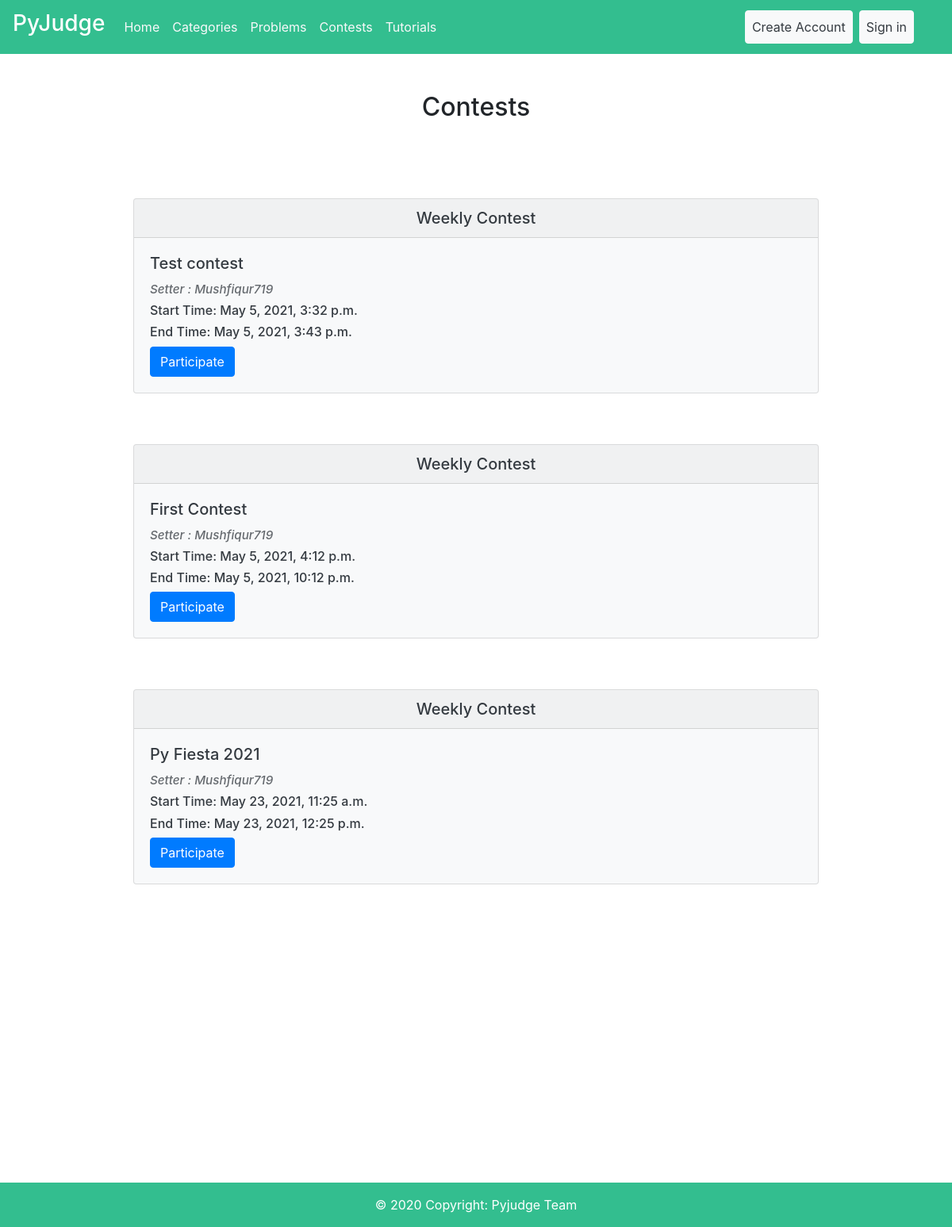
The page /contest/ on the database its author committed.
### Contest/models.py (models this page shows, shortened)
class Contest(models.Model):
    setter = models.ForeignKey(User, on_delete=models.CASCADE, null=True)
    contest_name = models.CharField(max_length=30, unique=True)
    start_time = models.DateTimeField(default=timezone.now)
    end_time = models.DateTimeField(default=timezone.now)
    problems = models.ManyToManyField(Problems)

### Contest/views.py (the view)
# urls.py: path('', ContestView.as_view(), name='contest-list'),
class ContestView(ListView):
    model = Contest
    template_name = 'Contest/contest_list.html'

### Templates/Contest/contest_list.html (shortened to what this page needs)
{%extends 'User/base.html' %}
{% load crispy_forms_tags %}
{%block content%}
  {% if user.is_authenticated and user.is_staff and user.is_superuser %}
  <div class="card text-center mt-5" style="margin-left: 20%;margin-right: 20%;">
    <div class="card-header bg-primary text-white">
      <h5>Create Contest</h5>
    </div>
    <div class="card-body">
      <h5 class="card-title">Contest Creation Page</h5>
      <p class="card-text">Only Admins Can Create Contests through this page.</p>
      <a class="btn btn-primary" href="{% url 'add-contest' %}">Create</a>
    </div>
  </div>
    <div class="container">
      <h2 class="text-center my-5">Contests</h2>
        <div class="list-group">
          {% for contest in object_list %}
            <div class="container mt-5">
              <div class="card text-dark bg-light mb-3" style="margin-left: 10%;margin-right: 10%;">
                  <h5 class="card-header text-center" >Weekly Contest</h5>
                  <div class="card-body">
                      <h5 class="card-title pb-0">{{contest.contest_name}}</h5>
                        <h6 style="font-size: 95%;display: block;opacity: 0.75;"><em>Setter : {{contest.setter}}</em></h6>
                      <h6>Start Time: {{contest.start_time}}</h6>
                      <h6>End Time: {{contest.end_time}}</h6>
                      <a href="{% url 'contest-section' contest.pk %}" class="btn btn-primary">Participate</a>
                  </div>
              </div>
            </div>
          {% endfor %}
        </div>
    </div>
  {% else %}
  <div class="container">
    <h2 class="text-center my-5">Contests</h2>
      <div class="list-group">
        {% for contest in object_list %}
          <div class="container mt-5">
            <div class="card text-dark bg-light mb-3" style="margin-left: 10%;margin-right: 10%;">
                <h5 class="card-header text-center" >Weekly Contest</h5>
                <div class="card-body">
                    <h5 class="card-title pb-0">{{contest.contest_name}}</h5>
                      <h6 style="font-size: 95%;display: block;opacity: 0.75;"><em>Setter : {{contest.setter}}</em></h6>
                    <h6>Start Time: {{contest.start_time}}</h6>
                    <h6>End Time: {{contest.end_time}}</h6>
                    <a href="{% url 'contest-section' contest.pk %}" class="btn btn-primary">Participate</a>
                </div>
            </div>
          </div>
        {% endfor %}
      </div>
  </div>
  {% endif %}
{% endblock %}

### rows shown on the page
Contest: contest_name "Test contest", setter "Mushfiqur719", start_time "May 5, 2021, 3:32 p.m.", end_time "May 5, 2021, 3:43 p.m."
Contest: contest_name "First Contest", setter "Mushfiqur719", start_time "May 5, 2021, 4:12 p.m.", end_time "May 5, 2021, 10:12 p.m."
Contest: contest_name "Py Fiesta 2021", setter "Mushfiqur719", start_time "May 23, 2021, 11:25 a.m.", end_time "May 23, 2021, 12:25 p.m."
